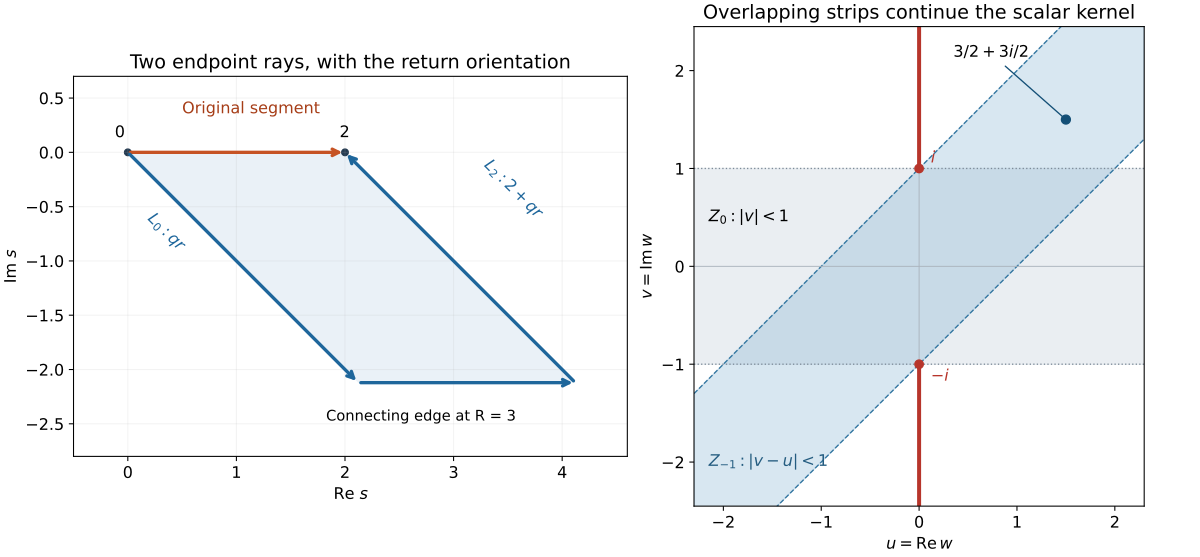

Reproduce this figure in Python.
"""Reproducible contour and continuation-domain illustration for AN01-U078.

Written by GPT-6 Astra (OpenAI), Ultra. CC0.
NumPy and Matplotlib are required. All displayed contour coordinates and
strip boundaries are the exact formulas in equations (11) and (17).
"""
from pathlib import Path
import numpy as np
import matplotlib
matplotlib.use('Agg')
import matplotlib.pyplot as plt
from matplotlib.patches import Polygon

out=Path(__file__).resolve().parent
plt.rcParams.update({'font.size':12,'svg.fonttype':'none'})
fig,(ax,bx)=plt.subplots(1,2,figsize=(12.5,5.8),layout='constrained')
q=np.array([1,-1])/np.sqrt(2)
A=np.array([0.,0.]);B=np.array([2.,0.]);C=B+3*q;D=A+3*q
ax.add_patch(Polygon([A,B,C,D],facecolor='#eaf1f7',edgecolor='none'))
def arrow(a,b,color,lw=2.5):
 ax.annotate('',xy=b,xytext=a,arrowprops={'arrowstyle':'->','color':color,'lw':lw})
arrow(A,B,'#c65324')
arrow(A,D,'#1e669b');arrow(D,C,'#1e669b');arrow(C,B,'#1e669b')
ax.scatter([0,2],[0,0],color='#243a50',s=25)
ax.text(-.12,.14,'0');ax.text(1.95,.14,'2')
ax.text(.5,.36,'Original segment',color='#a63d17')
ax.text(.15,-.9,r'$L_0: qr$',color='#1e669b',rotation=-45)
ax.text(3.25,-.6,r'$L_2: 2+qr$',color='#1e669b',rotation=-45)
ax.text(2.7,-2.47,'Connecting edge at R = 3',ha='center',fontsize=11)
ax.set(xlim=(-.5,4.6),ylim=(-2.8,.7),aspect='equal',xlabel=r'Re $s$',ylabel=r'Im $s$',title='Two endpoint rays, with the return orientation')
ax.grid(alpha=.15)
x=np.linspace(-2.3,2.3,601)
bx.axhspan(-1,1,color='#cad5df',alpha=.4)
bx.fill_between(x,x-1,x+1,color='#69a4c9',alpha=.26)
bx.plot(x,x-1,color='#32759f',ls='--',lw=1)
bx.plot(x,x+1,color='#32759f',ls='--',lw=1)
bx.axhline(-1,color='#7d8b98',ls=':',lw=1)
bx.axhline(1,color='#7d8b98',ls=':',lw=1)
bx.axhline(0,color='#aab3bd',lw=.7)
bx.axvline(0,color='#aab3bd',lw=.7)
bx.plot([0,0],[1,2.45],color='#b7352b',lw=3)
bx.plot([0,0],[-1,-2.45],color='#b7352b',lw=3)
bx.scatter([0,0],[-1,1],color='#b7352b',s=40,zorder=4)
bx.text(.12,1.05,r'$i$',color='#b7352b')
bx.text(.12,-1.18,r'$-i$',color='#b7352b')
bx.scatter([1.5],[1.5],s=45,color='#134f76',zorder=5)
bx.annotate(r'$3/2+3i/2$',xy=(1.5,1.5),xytext=(.35,2.13),arrowprops={'arrowstyle':'-','color':'#134f76'},fontsize=12)
bx.text(-2.15,.45,r'$Z_0: |v|<1$',fontsize=12)
bx.text(-2.15,-2.05,r'$Z_{-1}: |v-u|<1$',fontsize=12,color='#245c80')
bx.set(xlim=(-2.3,2.3),ylim=(-2.45,2.45),aspect='equal',xlabel=r'$u=\mathrm{Re}\,w$',ylabel=r'$v=\mathrm{Im}\,w$',title='Overlapping strips continue the scalar kernel')
fig.savefig(out/'spherical-kernel-contours.png',dpi=170,metadata={'Software':'Matplotlib; original AN01-U078 illustration; CC0'})
svg=out/'spherical-kernel-contours.svg'
fig.savefig(svg,metadata={'Creator':'GPT-6 Astra (OpenAI), Ultra; CC0','Date':None})
svg.write_text('\n'.join(line.rstrip() for line in svg.read_text(encoding='utf-8').splitlines())+'\n',encoding='utf-8',newline='\n')
plt.close(fig)
